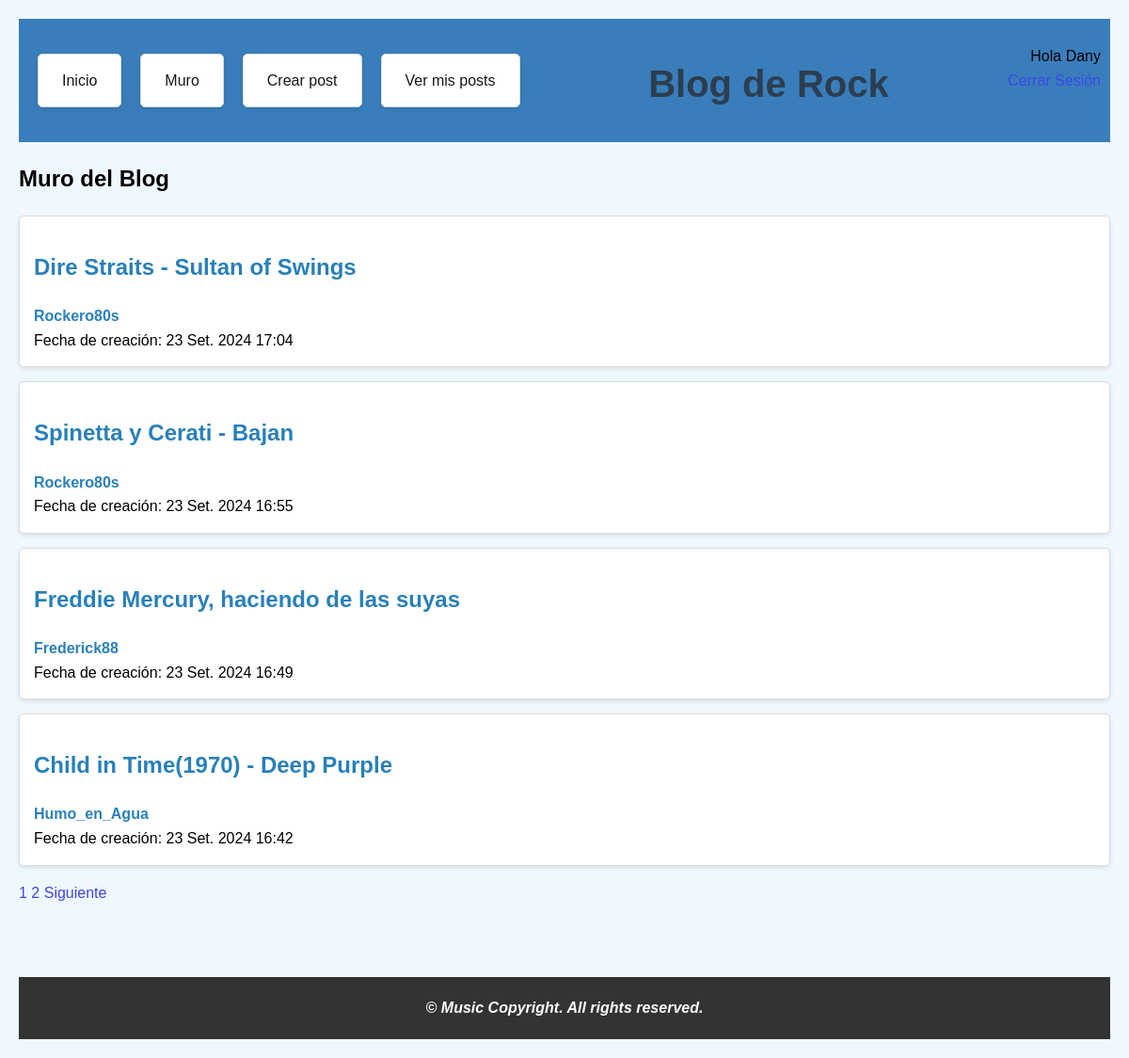
Screenshot of /blog/ (signed in) with the database file from the repository.
### blog/models.py (models this page shows, shortened)
class Blog(models.Model):
    autor = models.ForeignKey(User, on_delete=models.CASCADE)
    titulo = models.CharField(max_length=200)
    slug = models.SlugField(max_length=255, unique=True, blank=True)                    #utilización de slug para identificar de manera única cada post. Ideal para el uso de Blogs(en este caso, esencial)
    texto = models.CharField(max_length=1000, db_index=True, unique=True, blank=True)  # usar TextField si necesito más texto
    fechaCreado = models.DateTimeField(auto_now_add=True)

### blog/views.py (the view)
# urls.py: path('blog/', views.VerBlog.as_view(), name='ver_blog'),
class VerBlog(ListView):
    model = Blog
    template_name = 'ver_blog.html'
    paginate_by = 4                     #sólo 4 posts por página
    def get_queryset(self):
        return Blog.objects.all().order_by('-fechaCreado')            #para ver a todos los usuarios y sus posts en orden por fecha

### blog/templates/ver_blog.html (shortened to what this page needs)
{%extends 'base.html'%}
{% block content %}
    <h2>Muro del Blog</h2>
    <ul>
        {% for blog in object_list %}
            <li>
                <a href="{% url 'blog_contenido' blog.slug %}">
                    <h2><b>{{ blog.titulo }}</b></h2>
                </a>
                    <span class="author"><b>{{ blog.autor.username|capfirst }}</b></span>
                    <br>
                    <span class="fecha">Fecha de creación: {{ blog.fechaCreado }}</span>
            </li>
        {% empty %}
            <p>No hay posts disponibles.</p>
        {% endfor %}
    </ul>
    {% if page_obj.has_other_pages %}
    <div class="paginacion">
        {% for num in page_obj.paginator.page_range %}
            <a href="?page={{ num }}" class="{% if num == page_obj.number %}active{% endif %}">{{ num }}</a>
        {% endfor %}
        {% if page_obj.has_next %}
            <a href="?page={{ page_obj.next_page_number }}">Siguiente</a>
        {% endif %}
    </div>
    {% endif %}
{% endblock %}

### blog/templates/base.html (shortened to what this page needs)
<!DOCTYPE html>
<html lang="es">
<head>
    {%load static %}
    <link rel="stylesheet" href="{% static 'blog/styles.css' %}">
</head>
<body>
    <header>
        {% include "navbar.html" %}
        <div class="header-titulo">
            <h1>Blog de Rock</h1>
        </div>
        <div class="usuario">
            {% if user.is_authenticated %}
                Hola {{ user.username|capfirst }}<br>
                <a href="{% url 'logout' %}">Cerrar Sesión</a>
            {% else %}
                Hola anónimo/a
                <a href="{% url 'login' %}">Iniciar Sesión</a><br>
                <a href="{% url 'registro' %}">¿No tienes una cuenta? Ingresa aquí</a>
            {% endif %}
            <br><br>
        </div>
    </header>
    <div class="content">
        {%block content%}{%endblock%}
    </div>
    <br><br><br>
    <footer>
        <i>&copy Music Copyright. All rights reserved.</i>
    </footer>
</body>
</html>

### blog/static/blog/styles.css (style rules this page uses)
header { display: flex; justify-content: space-between; align-items: center; padding: 10px; background-color: rgb(57, 126, 187); }
.header-titulo { flex: 1; text-align: center; }
.usuario { margin-left: auto; text-align: right; }
body { background-color: #f0f8ff; font-family: Arial, sans-serif; line-height: 1.6; margin: 0; padding: 20px; }
h1 { text-align: center; color: #2c3e50; font-size: 2.5em; margin-bottom: 20px; }
ul { list-style-type: none; padding: 0; }
li { background-color: #ffffff; border: 1px solid #dcdcdc; border-radius: 5px; margin-bottom: 15px; padding: 15px; box-shadow: 0 2px 5px rgba(0, 0, 0, 0.1); }
b { color: #2980b9; }
i { font-weight: bold; }
a { color: #3c47e7; text-decoration: none; transition: color 0.3s; }
footer { text-align: center; padding: 20px; background: #333; color: #ffffff; }

### rows the page displays
Blog: titulo "Dire Straits - Sultan of Swings", autor.username "Rockero80s", fechaCreado "23 Set. 2024 17:04"
Blog: titulo "Spinetta y Cerati - Bajan", autor.username "Rockero80s", fechaCreado "23 Set. 2024 16:55"
Blog: titulo "Freddie Mercury, haciendo de las suyas", autor.username "Frederick88", fechaCreado "23 Set. 2024 16:49"
Blog: titulo "Child in Time(1970) - Deep Purple", autor.username "Humo_en_Agua", fechaCreado "23 Set. 2024 16:42"

### other values shown
{{ user.username|capfirst }} "Dany"
{{ num }} "1" "2"
